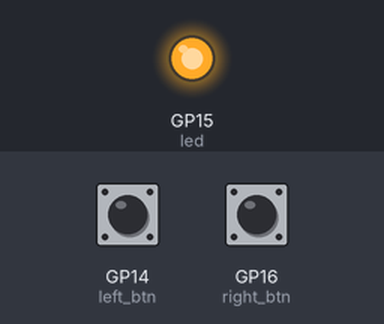
The program below on a simulated Raspberry Pi Pico running MicroPython. On the bench: output pins drawn as LEDs (lit = HIGH). The test bench sets the inputs (shaded band); at power-on: GP14 (left_btn) HIGH, GP16 (right_btn) HIGH. Random numbers come from a fixed seed; what the program prints to the serial console is not drawn.

Above: at 0.1 s.
At 7.0 s:
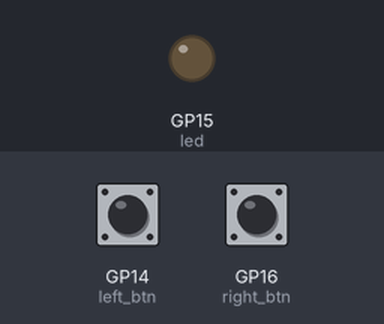
7.1 s: GP14 (left_btn) pulled LOW for 0.15 s
Timing chart, 0 to 10.1 s (numbered marks = the images above; inputs shaded):
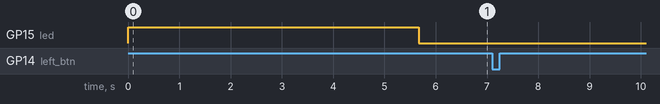

The program:

Reaction_Game_TwoPlayer.py
```python
import machine
import time
import random

button_pressed = False
led = machine.Pin(15, machine.Pin.OUT)
left_btn = machine.Pin(14, machine.Pin.IN, machine.Pin.PULL_UP)
right_btn = machine.Pin(16, machine.Pin.IN, machine.Pin.PULL_UP)

def btn_handler(pin):
    global button_pressed
    if not button_pressed:
        button_pressed = True
        react_time = time.ticks_diff(time.ticks_ms(), start_time)
        print(f"Your reaction time: {react_time} milliseconds!")

led.value(1)
time.sleep(random.uniform(5, 10))
led.value(0)
start_time = time.ticks_ms()
left_btn.irq(trigger=machine.Pin.IRQ_FALLING, handler=btn_handler)
right_btn.irq(trigger=machine.Pin.IRQ_FALLING, handler=btn_handler)
```

Measured:
- after the input at 7.1 s, every drawn part: stays the same
